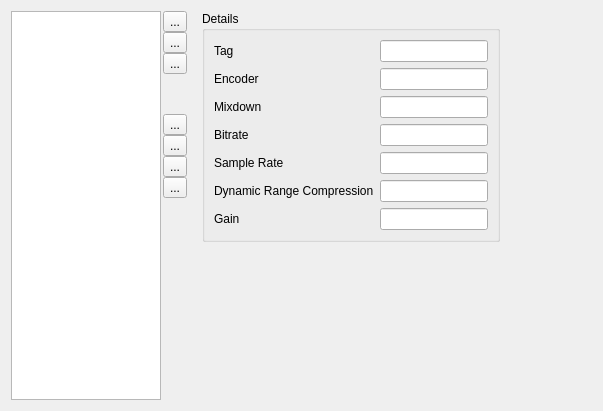
     <widget class="QWidget" name="tab_Mixdown">
      <attribute name="title">
       <string>Mixdown</string>
      </attribute>
      <layout class="QHBoxLayout" name="horizontalLayout_5">
       <item>
        <widget class="QFrame" name="frame">
         <property name="sizePolicy">
          <sizepolicy hsizetype="Fixed" vsizetype="Preferred">
           <horstretch>0</horstretch>
           <verstretch>0</verstretch>
          </sizepolicy>
         </property>
         <property name="frameShape">
          <enum>QFrame::NoFrame</enum>
         </property>
         <property name="frameShadow">
          <enum>QFrame::Raised</enum>
         </property>
         <layout class="QHBoxLayout" name="horizontalLayout_4">
          <property name="spacing">
           <number>2</number>
          </property>
          <property name="leftMargin">
           <number>0</number>
          </property>
          <property name="topMargin">
           <number>0</number>
          </property>
          <property name="bottomMargin">
           <number>0</number>
          </property>
          <item>
           <widget class="QListWidget" name="listWidget_Mixdowns">
            <property name="sizePolicy">
             <sizepolicy hsizetype="Fixed" vsizetype="Expanding">
              <horstretch>0</horstretch>
              <verstretch>0</verstretch>
             </sizepolicy>
            </property>
            <property name="minimumSize">
             <size>
              <width>150</width>
              <height>0</height>
             </size>
            </property>
            <property name="maximumSize">
             <size>
              <width>150</width>
              <height>16777215</height>
             </size>
            </property>
           </widget>
          </item>
          <item>
           <layout class="QVBoxLayout" name="verticalLayout_6">
            <property name="spacing">
             <number>0</number>
            </property>
            <item>
             <widget class="QToolButton" name="toolButton_MixdownAdd">
              <property name="toolTip">
               <string>Add a file name template.</string>
              </property>
              <property name="text">
               <string>...</string>
              </property>
              <property name="icon">
               <iconset>
                <normalon>images/add_16.png</normalon>
               </iconset>
              </property>
             </widget>
            </item>
            <item>
             <widget class="QToolButton" name="toolButton_MixdownCopy">
              <property name="toolTip">
               <string>Copy the selected file name template.</string>
              </property>
              <property name="text">
               <string>...</string>
              </property>
              <property name="icon">
               <iconset>
                <normalon>images/copying_and_distribution_16.png</normalon>
               </iconset>
              </property>
             </widget>
            </item>
            <item>
             <widget class="QToolButton" name="toolButton_MixdownDelete">
              <property name="toolTip">
               <string>Delete the selected file name template.</string>
              </property>
              <property name="text">
               <string>...</string>
              </property>
              <property name="icon">
               <iconset>
                <normalon>images/delete_16.png</normalon>
               </iconset>
              </property>
             </widget>
            </item>
            <item>
             <spacer name="verticalSpacer_5">
              <property name="orientation">
               <enum>Qt::Vertical</enum>
              </property>
              <property name="sizeType">
               <enum>QSizePolicy::Fixed</enum>
              </property>
              <property name="sizeHint" stdset="0">
               <size>
                <width>20</width>
                <height>40</height>
               </size>
              </property>
             </spacer>
            </item>
            <item>
             <widget class="QToolButton" name="toolButton_MixdownMoveTop">
              <property name="toolTip">
               <string>Move the selected file name template to the top of the list.</string>
              </property>
              <property name="text">
               <string>...</string>
              </property>
              <property name="icon">
               <iconset>
                <normalon>images/move_top_16.png</normalon>
               </iconset>
              </property>
             </widget>
            </item>
            <item>
             <widget class="QToolButton" name="toolButton_MixdownUp">
              <property name="toolTip">
               <string>Move the selected file name template up.</string>
              </property>
              <property name="text">
               <string>...</string>
              </property>
              <property name="icon">
               <iconset>
                <normalon>images/move_up_16.png</normalon>
               </iconset>
              </property>
              <property name="autoRepeat">
               <bool>true</bool>
              </property>
              <property name="autoRepeatInterval">
               <number>200</number>
              </property>
             </widget>
            </item>
            <item>
             <widget class="QToolButton" name="toolButton_MixdownMoveDown">
              <property name="toolTip">
               <string>Move the selected file name template down.</string>
              </property>
              <property name="text">
               <string>...</string>
              </property>
              <property name="icon">
               <iconset>
                <normalon>images/move_down_16.png</normalon>
               </iconset>
              </property>
              <property name="autoRepeat">
               <bool>true</bool>
              </property>
              <property name="autoRepeatInterval">
               <number>200</number>
              </property>
             </widget>
            </item>
            <item>
             <widget class="QToolButton" name="toolButton_MixdownMoveBottom">
              <property name="toolTip">
               <string>Move the selected file name template to the bottom of the list.</string>
              </property>
              <property name="text">
               <string>...</string>
              </property>
              <property name="icon">
               <iconset>
                <normalon>images/move_bottom_16.png</normalon>
               </iconset>
              </property>
             </widget>
            </item>
            <item>
             <spacer name="verticalSpacer_6">
              <property name="orientation">
               <enum>Qt::Vertical</enum>
              </property>
              <property name="sizeHint" stdset="0">
               <size>
                <width>20</width>
                <height>40</height>
               </size>
              </property>
             </spacer>
            </item>
           </layout>
          </item>
         </layout>
        </widget>
       </item>
       <item>
        <layout class="QVBoxLayout" name="verticalLayout_7">
         <item>
          <widget class="QGroupBox" name="groupBox_MixdownDetails">
           <property name="sizePolicy">
            <sizepolicy hsizetype="Preferred" vsizetype="Preferred">
             <horstretch>0</horstretch>
             <verstretch>0</verstretch>
            </sizepolicy>
           </property>
           <property name="title">
            <string>Details</string>
           </property>
           <layout class="QFormLayout" name="formLayout">
            <item row="0" column="0">
             <widget class="QLabel" name="label_MixdownTag">
              <property name="text">
               <string>Tag</string>
              </property>
             </widget>
            </item>
            <item row="0" column="1">
             <widget class="QLineEdit" name="lineEdit_MixdownTag">
              <property name="sizePolicy">
               <sizepolicy hsizetype="Fixed" vsizetype="Fixed">
                <horstretch>0</horstretch>
                <verstretch>0</verstretch>
               </sizepolicy>
              </property>
             </widget>
            </item>
            <item row="1" column="0">
             <widget class="QLabel" name="label_MixdownEncoder">
              <property name="text">
               <string>Encoder</string>
              </property>
             </widget>
            </item>
            <item row="1" column="1">
             <widget class="QLineEdit" name="lineEdit_MixdownEncoder">
              <property name="sizePolicy">
               <sizepolicy hsizetype="Fixed" vsizetype="Fixed">
                <horstretch>0</horstretch>
                <verstretch>0</verstretch>
               </sizepolicy>
              </property>
             </widget>
            </item>
            <item row="2" column="0">
             <widget class="QLabel" name="label_MixdownMixdown">
              <property name="text">
               <string>Mixdown</string>
              </property>
             </widget>
            </item>
            <item row="2" column="1">
             <widget class="QLineEdit" name="lineEdit_MixdownMixdown">
              <property name="sizePolicy">
               <sizepolicy hsizetype="Fixed" vsizetype="Fixed">
                <horstretch>0</horstretch>
                <verstretch>0</verstretch>
               </sizepolicy>
              </property>
             </widget>
            </item>
            <item row="3" column="0">
             <widget class="QLabel" name="label_MixdownBitrate">
              <property name="text">
               <string>Bitrate</string>
              </property>
             </widget>
            </item>
            <item row="3" column="1">
             <widget class="QLineEdit" name="lineEdit_MixdownBitrate">
              <property name="sizePolicy">
               <sizepolicy hsizetype="Fixed" vsizetype="Fixed">
                <horstretch>0</horstretch>
                <verstretch>0</verstretch>
               </sizepolicy>
              </property>
              <property name="inputMethodHints">
               <set>Qt::ImhDigitsOnly</set>
              </property>
             </widget>
            </item>
            <item row="4" column="0">
             <widget class="QLabel" name="label_MixdownSampleRate">
              <property name="text">
               <string>Sample Rate</string>
              </property>
             </widget>
            </item>
            <item row="4" column="1">
             <widget class="QLineEdit" name="lineEdit_MixdownSampleRate">
              <property name="sizePolicy">
               <sizepolicy hsizetype="Fixed" vsizetype="Fixed">
                <horstretch>0</horstretch>
                <verstretch>0</verstretch>
               </sizepolicy>
              </property>
             </widget>
            </item>
            <item row="5" column="0">
             <widget class="QLabel" name="label_MixdonwDynamicRangeCompression">
              <property name="text">
               <string>Dynamic Range Compression</string>
              </property>
             </widget>
            </item>
            <item row="5" column="1">
             <widget class="QLineEdit" name="lineEdit_MixdownDynamicRangeCompression">
              <property name="sizePolicy">
               <sizepolicy hsizetype="Fixed" vsizetype="Fixed">
                <horstretch>0</horstretch>
                <verstretch>0</verstretch>
               </sizepolicy>
              </property>
              <property name="inputMethodHints">
               <set>Qt::ImhFormattedNumbersOnly</set>
              </property>
             </widget>
            </item>
            <item row="6" column="0">
             <widget class="QLabel" name="label_MixdownGain">
              <property name="text">
               <string>Gain</string>
              </property>
             </widget>
            </item>
            <item row="6" column="1">
             <widget class="QLineEdit" name="lineEdit_MixdownGain">
              <property name="sizePolicy">
               <sizepolicy hsizetype="Fixed" vsizetype="Fixed">
                <horstretch>0</horstretch>
                <verstretch>0</verstretch>
               </sizepolicy>
              </property>
              <property name="inputMethodHints">
               <set>Qt::ImhDigitsOnly</set>
              </property>
             </widget>
            </item>
           </layout>
          </widget>
         </item>
         <item>
          <spacer name="verticalSpacer_8">
           <property name="orientation">
            <enum>Qt::Vertical</enum>
           </property>
           <property name="sizeHint" stdset="0">
            <size>
             <width>20</width>
             <height>158</height>
            </size>
           </property>
          </spacer>
         </item>
        </layout>
       </item>
       <item>
        <spacer name="horizontalSpacer_13">
         <property name="orientation">
          <enum>Qt::Horizontal</enum>
         </property>
         <property name="sizeHint" stdset="0">
          <size>
           <width>92</width>
           <height>20</height>
          </size>
         </property>
        </spacer>
       </item>
      </layout>
     </widget>
